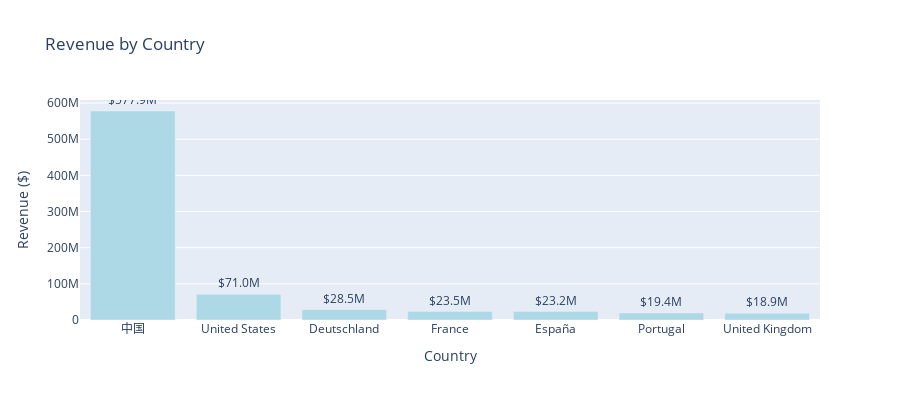
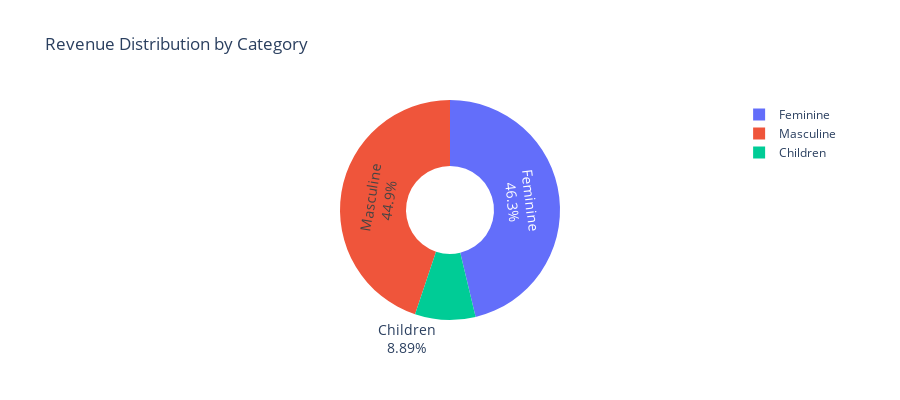
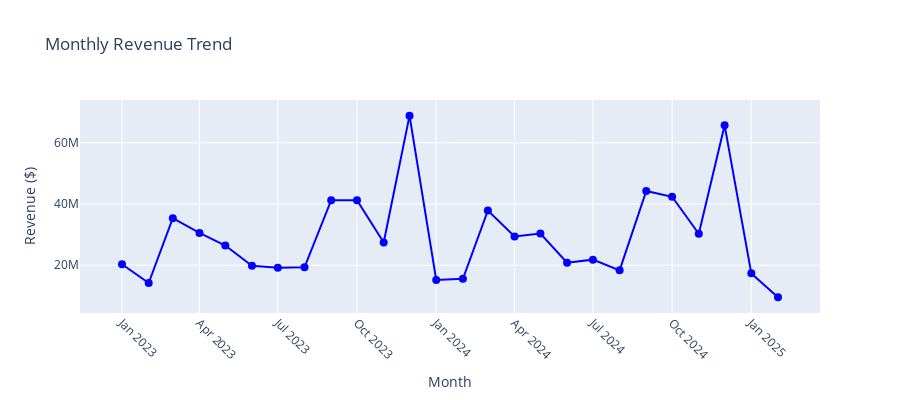
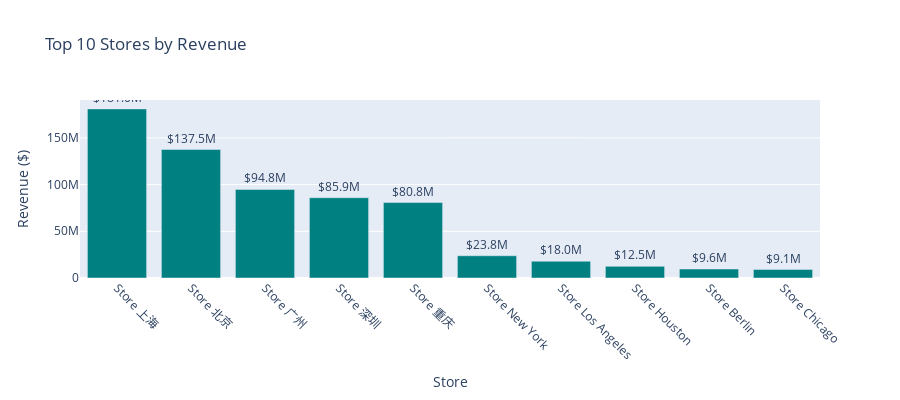

Write notebook code for charts like these, in order.
### Markdown cell above
# A. REVENUE ANALYSIS

### Code cell
# --- A1. Revenue by Country ---
print("\n📍 A1. REVENUE BY COUNTRY")

trans_country = transactions.merge(customers[['Customer_ID', 'Country']], on='Customer_ID')
revenue_by_country = trans_country.groupby('Country')['Line_Total'].sum().sort_values(ascending=False)

print("\nRevenue by Country:")
for country, revenue in revenue_by_country.items():
    print(f"   {country:15s}: ${revenue:>15,.2f}")

# Visualization
fig = go.Figure(data=[
    go.Bar(
        x=revenue_by_country.index,
        y=revenue_by_country.values,
        marker_color='lightblue',
        text=[f'${v/1e6:.1f}M' for v in revenue_by_country.values],
        textposition='outside'
    )
])
fig.update_layout(
    title='Revenue by Country',
    xaxis_title='Country',
    yaxis_title='Revenue ($)',
    height=400
)
fig.show()

# --- A2. Revenue by Category ---
print("\n📦 A2. REVENUE BY CATEGORY")

trans_category = transactions.merge(products[['Product_ID', 'Category']], on='Product_ID')
revenue_by_category = trans_category.groupby('Category')['Line_Total'].sum().sort_values(ascending=False)

print("\nRevenue by Category:")
for category, revenue in revenue_by_category.items():
    print(f"   {category:10s}: ${revenue:>15,.2f}")

# Visualization
fig = go.Figure(data=[
    go.Pie(
        labels=revenue_by_category.index,
        values=revenue_by_category.values,
        hole=0.4,
        textinfo='label+percent',
        textfont_size=14
    )
])
fig.update_layout(title='Revenue Distribution by Category', height=400)
fig.show()

# --- A3. Monthly Revenue Trend ---
print("\n📅 A3. MONTHLY REVENUE TREND")

transactions['Date'] = pd.to_datetime(transactions['Date'])
transactions['YearMonth'] = transactions['Date'].dt.to_period('M')

monthly_revenue = transactions.groupby('YearMonth')['Line_Total'].sum().reset_index()
monthly_revenue['YearMonth'] = monthly_revenue['YearMonth'].astype(str)

print("\nLast 12 Months Revenue:")
for _, row in monthly_revenue.tail(12).iterrows():
    print(f"   {row['YearMonth']}: ${row['Line_Total']:>12,.2f}")

# Visualization
fig = go.Figure(data=[
    go.Scatter(
        x=monthly_revenue['YearMonth'],
        y=monthly_revenue['Line_Total'],
        mode='lines+markers',
        line=dict(color='blue', width=2),
        marker=dict(size=8)
    )
])
fig.update_layout(
    title='Monthly Revenue Trend',
    xaxis_title='Month',
    yaxis_title='Revenue ($)',
    height=400
)
fig.update_xaxes(tickangle=45)
fig.show()

# --- A4. Top 10 Products by Revenue ---
print("\n🏆 A4. TOP 10 PRODUCTS BY REVENUE")

product_revenue = transactions[transactions['is_return'] == 0].groupby('Product_ID')['Line_Total'].sum().sort_values(ascending=False).head(10)
product_names = products.set_index('Product_ID')['Description_EN']

print("\nTop 10 Products:")
for i, (prod_id, revenue) in enumerate(product_revenue.items(), 1):
    name = product_names.get(prod_id, 'Unknown')[:50]
    print(f"   {i:2d}. {name:50s} ${revenue:>12,.2f}")

# --- A5. Revenue by Store ---
print("\n🏬 A5. REVENUE BY STORE")

revenue_by_store = transactions.groupby('Store_ID')['Line_Total'].sum().sort_values(ascending=False).head(10)
store_names = stores.set_index('Store_ID')['Store_Name']

print("\nTop 10 Stores by Revenue:")
for i, (store_id, revenue) in enumerate(revenue_by_store.items(), 1):
    name = store_names.get(store_id, 'Unknown')
    print(f"   {i:2d}. {name:20s} ${revenue:>15,.2f}")

# Visualization
store_data = pd.DataFrame({
    'Store': [store_names.get(sid, 'Unknown') for sid in revenue_by_store.index],
    'Revenue': revenue_by_store.values
})

fig = go.Figure(data=[
    go.Bar(
        x=store_data['Store'],
        y=store_data['Revenue'],
        marker_color='teal',
        text=[f'${v/1e6:.1f}M' for v in store_data['Revenue']],
        textposition='outside'
    )
])
fig.update_layout(
    title='Top 10 Stores by Revenue',
    xaxis_title='Store',
    yaxis_title='Revenue ($)',
    height=400
)
fig.update_xaxes(tickangle=45)
fig.show()

# --- A6. Discount Campaign Revenue ---
print("\n🏷️ A6. DISCOUNT CAMPAIGN REVENUE")

trans_positive = transactions[transactions['is_return'] == 0].copy()
trans_positive['has_discount'] = (trans_positive['Discount'] > 0).astype(int)

campaign_revenue = trans_positive[trans_positive['has_discount'] == 1]['Line_Total'].sum()
regular_revenue = trans_positive[trans_positive['has_discount'] == 0]['Line_Total'].sum()

print(f"\n   Campaign Revenue:  ${campaign_revenue:>15,.2f}")
print(f"   Regular Revenue:   ${regular_revenue:>15,.2f}")
print(f"   Campaign Share:    {campaign_revenue/(campaign_revenue+regular_revenue)*100:>14.2f}%")

# Visualization
fig = go.Figure(data=[
    go.Pie(
        labels=['Campaign Sales', 'Regular Sales'],
        values=[campaign_revenue, regular_revenue],
        hole=0.4,
        marker_colors=['#e74c3c', '#3498db']
    )
])
fig.update_layout(title='Revenue: Campaign vs Regular Sales', height=400)
fig.show()

### Figure 1 — Plotly figure (JSON) as saved in the notebook; plotly's stock layout.template omitted (floating-point values rounded to 4 significant figures)
{"data": [{"marker": {"color": "lightblue"}, "text": ["$577.9M", "$71.0M", "$28.5M", "$23.5M", "$23.2M", "$19.4M", "$18.9M"], "textposition": "outside", "type": "bar", "x": ["中国", "United States", "Deutschland", "France", "España", "Portugal", "United Kingdom"], "y": [577900000.0, 71040000.0, 28530000.0, 23460000.0, 23240000.0, 19450000.0, 18900000.0]}], "layout": {"height": 400, "title": {"text": "Revenue by Country"}, "xaxis": {"title": {"text": "Country"}}, "yaxis": {"title": {"text": "Revenue ($)"}}}}

### Figure 2 — Plotly figure (JSON) as saved in the notebook; plotly's stock layout.template omitted (floating-point values rounded to 4 significant figures)
{"data": [{"hole": 0.4, "labels": ["Feminine", "Masculine", "Children"], "textfont": {"size": 14}, "textinfo": "label+percent", "type": "pie", "values": [352700000.0, 342000000.0, 67760000.0]}], "layout": {"height": 400, "title": {"text": "Revenue Distribution by Category"}}}

### Figure 3 — Plotly figure (JSON) as saved in the notebook; plotly's stock layout.template omitted (floating-point values rounded to 4 significant figures)
{"data": [{"line": {"color": "blue", "width": 2}, "marker": {"size": 8}, "mode": "lines+markers", "type": "scatter", "x": ["2023-01", "2023-02", "2023-03", "2023-04", "2023-05", "2023-06", "2023-07", "2023-08", "2023-09", "2023-10", "2023-11", "2023-12", "2024-01", "2024-02", "2024-03", "2024-04", "2024-05", "2024-06", "2024-07", "2024-08", "2024-09", "2024-10", "2024-11", "2024-12", "2025-01", "2025-02"], "y": [20300000.0, 14170000.0, 35370000.0, 30540000.0, 26420000.0, 19820000.0, 19180000.0, 19280000.0, 41240000.0, 41230000.0, 27400000.0, 68900000.0, 15170000.0, 15530000.0, 37890000.0, 29400000.0, 30340000.0, 20790000.0, 21800000.0, 18290000.0, 44280000.0, 42370000.0, 30260000.0, 65740000.0, 17310000.0, 9468000.0]}], "layout": {"height": 400, "title": {"text": "Monthly Revenue Trend"}, "xaxis": {"tickangle": 45, "title": {"text": "Month"}}, "yaxis": {"title": {"text": "Revenue ($)"}}}}

### Figure 4 — Plotly figure (JSON) as saved in the notebook; plotly's stock layout.template omitted (floating-point values rounded to 4 significant figures)
{"data": [{"marker": {"color": "teal"}, "text": ["$181.0M", "$137.5M", "$94.8M", "$85.9M", "$80.8M", "$23.8M", "$18.0M", "$12.5M", "$9.6M", "$9.1M"], "textposition": "outside", "type": "bar", "x": ["Store 上海", "Store 北京", "Store 广州", "Store 深圳", "Store 重庆", "Store New York", "Store Los Angeles", "Store Houston", "Store Berlin", "Store Chicago"], "y": [181000000.0, 137500000.0, 94790000.0, 85920000.0, 80770000.0, 23790000.0, 17970000.0, 12470000.0, 9622000.0, 9061000.0]}], "layout": {"height": 400, "title": {"text": "Top 10 Stores by Revenue"}, "xaxis": {"tickangle": 45, "title": {"text": "Store"}}, "yaxis": {"title": {"text": "Revenue ($)"}}}}
